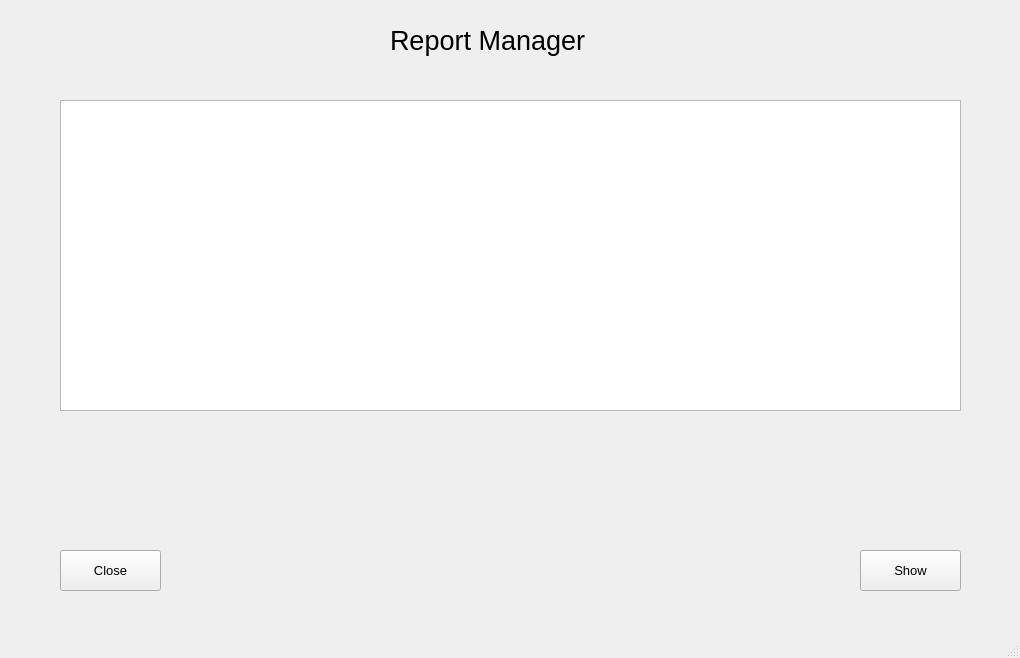
<?xml version="1.0" encoding="UTF-8"?>
<ui version="4.0">
 <class>Report_manager</class>
 <widget class="QMainWindow" name="Report_manager">
  <property name="geometry">
   <rect>
    <x>0</x>
    <y>0</y>
    <width>1020</width>
    <height>658</height>
   </rect>
  </property>
  <property name="windowTitle">
   <string>MainWindow</string>
  </property>
  <widget class="QWidget" name="centralwidget">
   <widget class="QLabel" name="label">
    <property name="geometry">
     <rect>
      <x>390</x>
      <y>-10</y>
      <width>251</width>
      <height>101</height>
     </rect>
    </property>
    <property name="font">
     <font>
      <pointsize>20</pointsize>
     </font>
    </property>
    <property name="text">
     <string>Report Manager</string>
    </property>
   </widget>
   <widget class="QTableView" name="tableView_ReMgr">
    <property name="geometry">
     <rect>
      <x>60</x>
      <y>100</y>
      <width>901</width>
      <height>311</height>
     </rect>
    </property>
   </widget>
   <widget class="QPushButton" name="pushButton_close">
    <property name="geometry">
     <rect>
      <x>60</x>
      <y>550</y>
      <width>101</width>
      <height>41</height>
     </rect>
    </property>
    <property name="font">
     <font>
      <pointsize>10</pointsize>
     </font>
    </property>
    <property name="text">
     <string>Close</string>
    </property>
   </widget>
   <widget class="QPushButton" name="pushButton_show">
    <property name="geometry">
     <rect>
      <x>860</x>
      <y>550</y>
      <width>101</width>
      <height>41</height>
     </rect>
    </property>
    <property name="font">
     <font>
      <pointsize>10</pointsize>
     </font>
    </property>
    <property name="text">
     <string>Show</string>
    </property>
   </widget>
  </widget>
  <widget class="QMenuBar" name="menubar">
   <property name="geometry">
    <rect>
     <x>0</x>
     <y>0</y>
     <width>1020</width>
     <height>25</height>
    </rect>
   </property>
  </widget>
  <widget class="QStatusBar" name="statusbar"/>
 </widget>
 <resources/>
 <connections/>
</ui>
